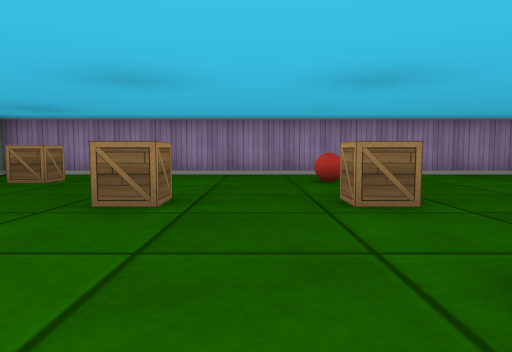
[1] (above)

24 first-person views from a walk through a cub3D ray-caster map. The camera is about half as high as the walls, tilts 4° down and sees 70° across. The floor is counted in squares. Each view is taken from the middle of a square. On the plan, view 1 faces up. The plan holds only what a view shows up to about 9 squares ahead; the rest is blank.

[2]
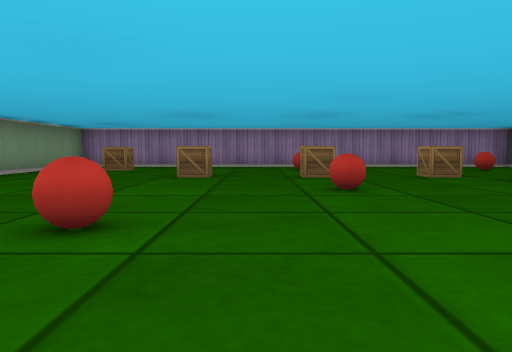

[3]
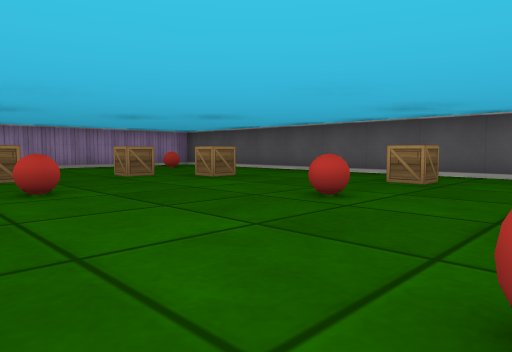

[4]
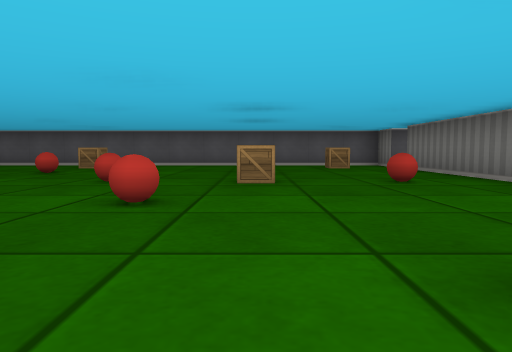

[5]
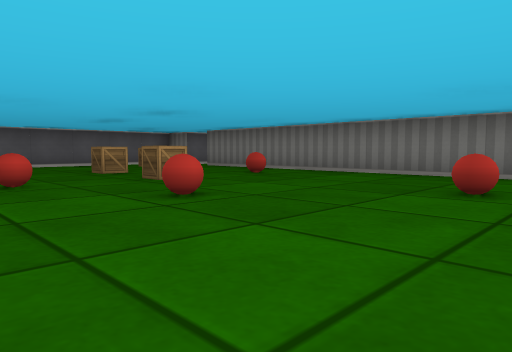

[6]
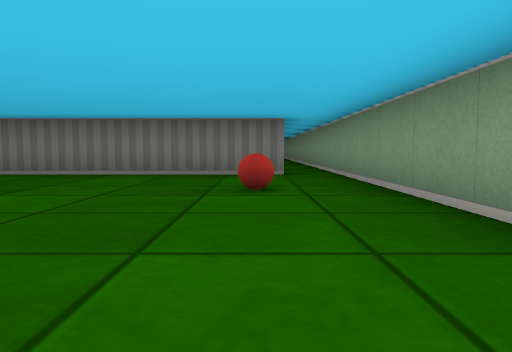

[7]
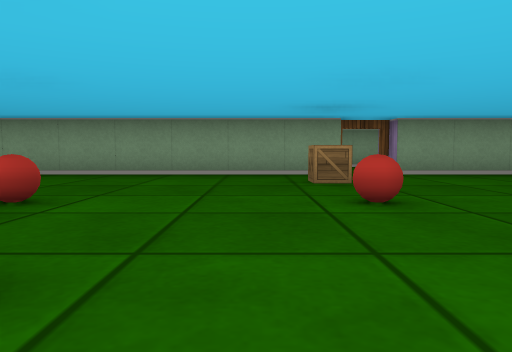

[8]
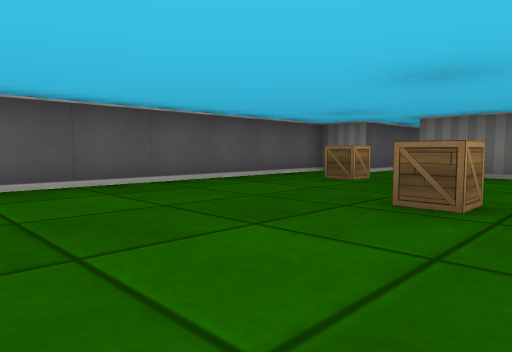

[9]
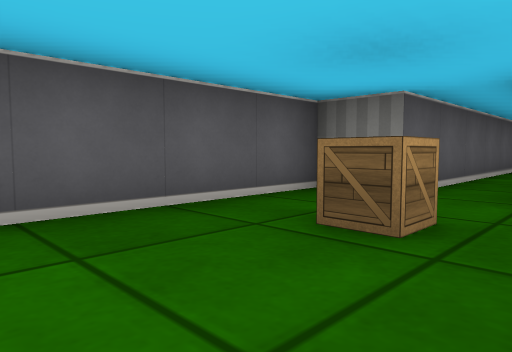

[10]
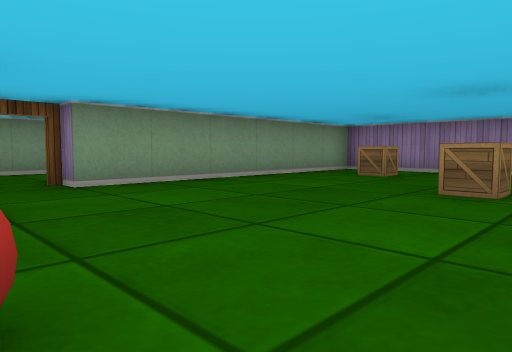

[11]
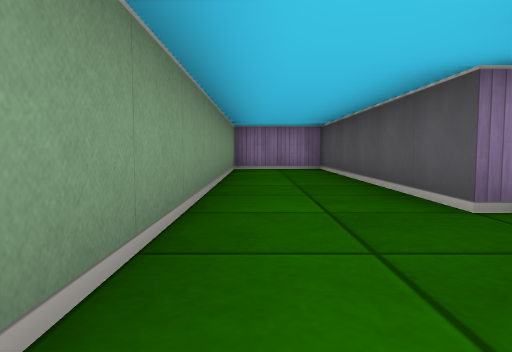

[12]
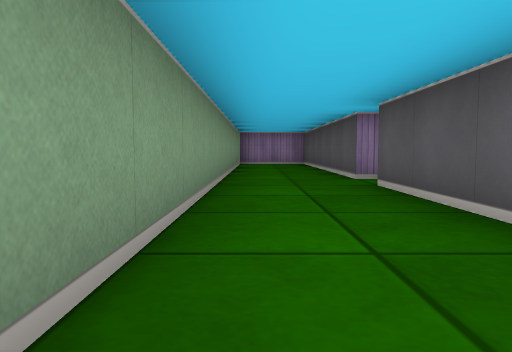

[13]
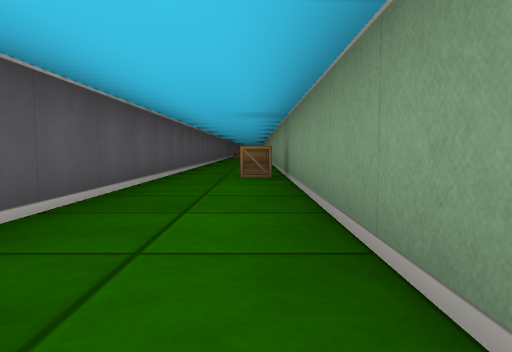

[14]
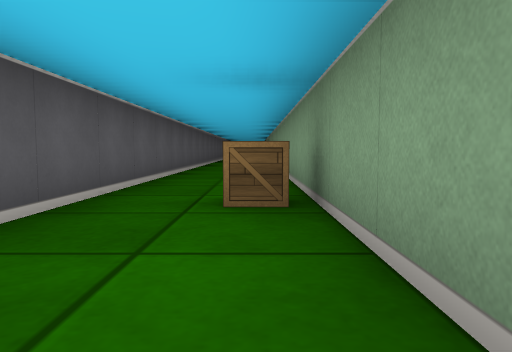

[15]
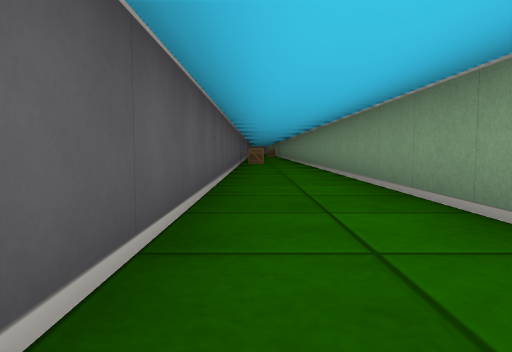

[16]
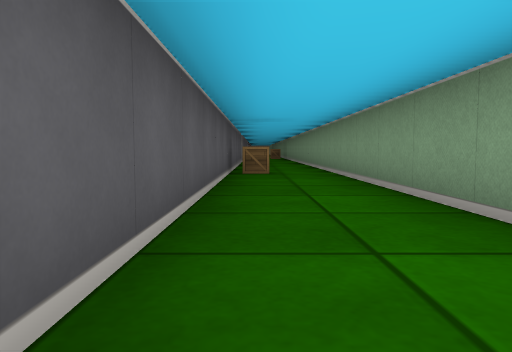

[17]
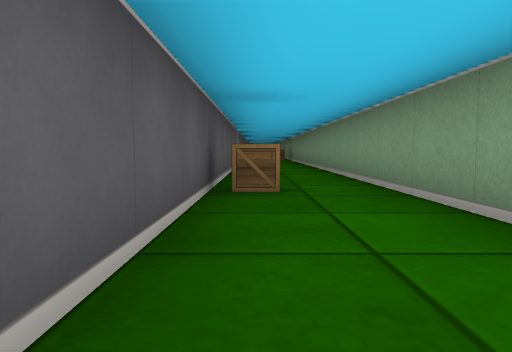

[18]
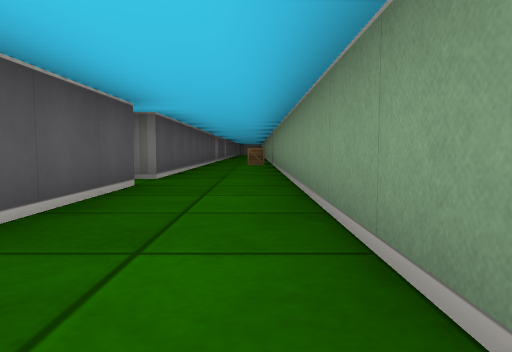

[19]
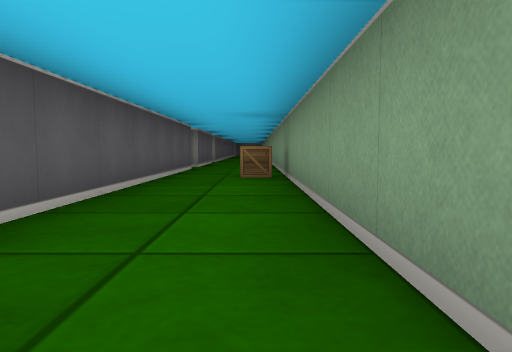

[20]
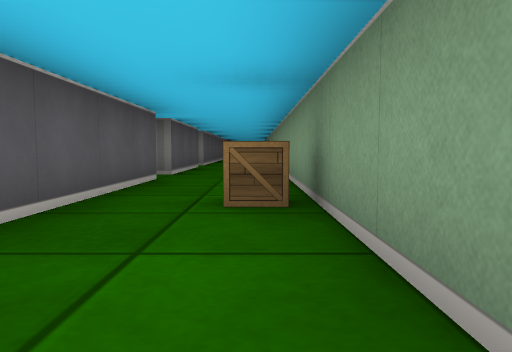

[21]
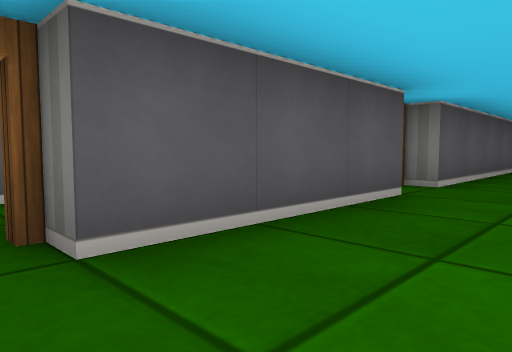

[22]
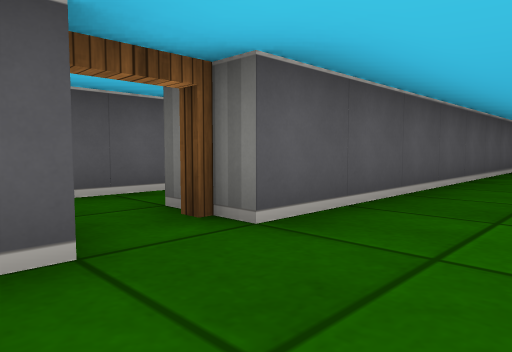

[23]
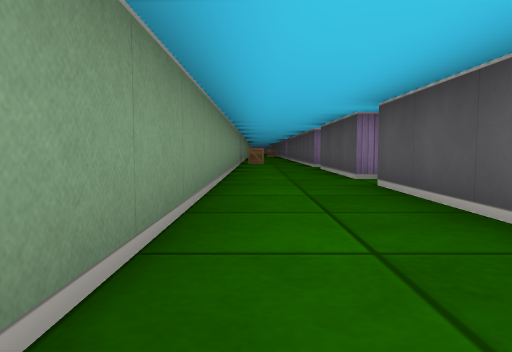

[24]
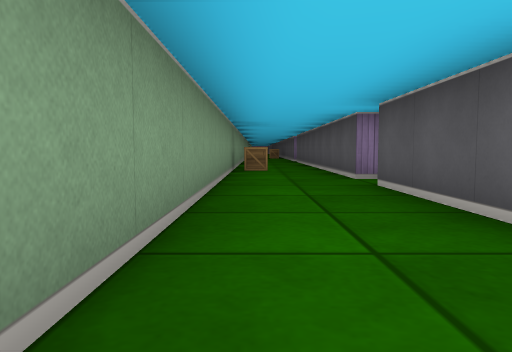

### Floor plan
Points are (right, up) in squares from view 1. A wall is a line through its corners. A room is listed if a view was taken in it or the views show most of it. See-through windows are left out.
Room 1 (views 1, 2, 3, 4, 5, 6, 7, 8, 9, 10)
walls: (-4.5, -0.5) (-4.5, -11.1); (-3.6, -8.5) (4.5, -8.5); (4.6, 6.5) (-4.5, 6.5) (-4.5, 0.5); (5.5, -13.5) (5.5, -8.5) (6.5, -8.5) (6.5, 3.2)
ways out: open door at (-5, 0) to room 2
objects: ball (-3, -6); crate (-3, -1); crate (-3, 5); ball (-1, -4); ball (-1, -1); crate (-1, 3); ball (1, -7); crate (1, -5); ball (1, -3); ball (1, 1); crate (1, 3); ball (1, 5); crate (3, -5); ball (3, -1); crate (3, 3); crate (4, 2); crate (5, -7); crate (5, -1); ball (5, 5)
Room 2 (views 11, 12, 13, 14, 15, 16, 17, 18, 19, 20, 21, 22, 23, 24)
walls: (-5.5, -26.5) (-5.5, -0.5); (-5.5, -35.5) (-5.5, -27.5); (-5.5, -39.6) (-5.5, -36.5); (-5.5, -47.5) (-5.5, -40.5); (-5.5, 0.5) (-5.5, 6.5) (-7.5, 6.5) (-7.5, -44.4)
ways out: open door at (-5, 0) to room 1; open door at (-5, -40); open door at (-5, -36); open door at (-5, -27)
objects: crate (-7, -33); crate (-7, -7); crate (-6, -21)

Positions as (right, up) in squares from view 1, and headings:
1: (0, 0), facing up
2: (0, -3), facing up
3: (0, -3), facing up-right
4: (-4, -5), facing right
5: (-4, -2), facing down-right
6: (-3, -2), facing down
7: (2, -2), facing left
8: (2, -2), facing down-right
9: (4, -5), facing down-right
10: (0, -1), facing up-left
11: (-7, -2), facing up
12: (-7, -5), facing up
13: (-7, -1), facing down
14: (-7, -4), facing down
15: (-6, -9), facing down
16: (-6, -14), facing down
17: (-6, -17), facing down
18: (-7, -22), facing down
19: (-7, -27), facing down
20: (-7, -30), facing down
21: (-7, -36), facing down-right
22: (-7, -39), facing down-right
23: (-7, -45), facing up
24: (-7, -41), facing up
